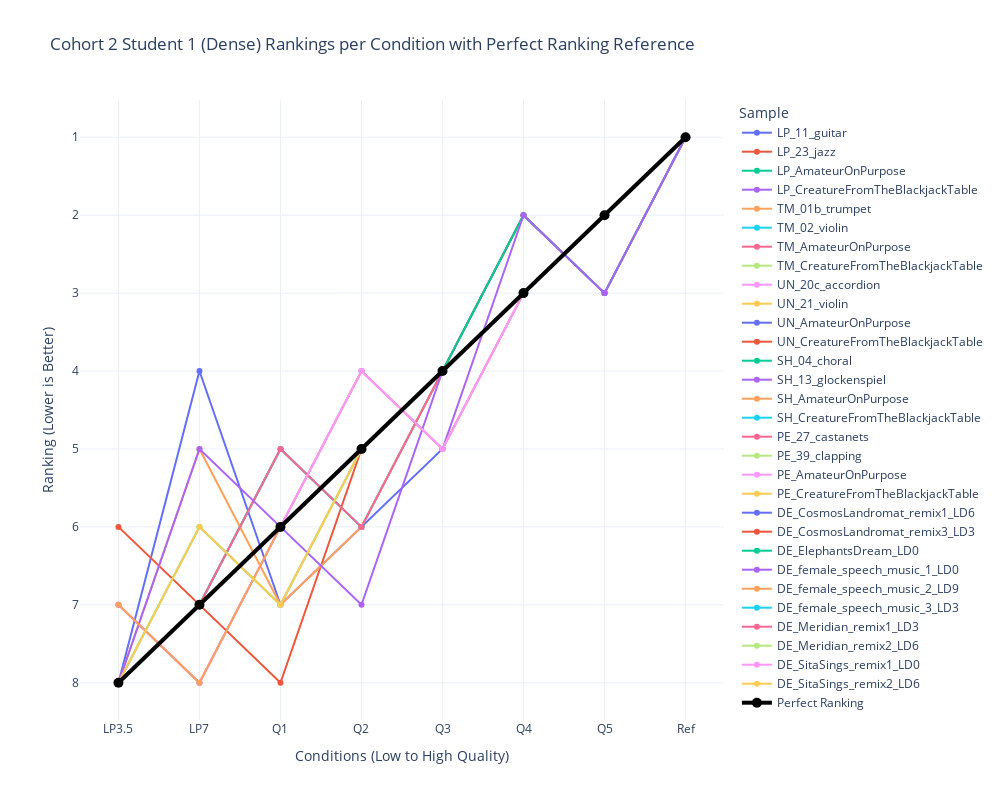

Source (notebook cell):
### Code cell
# Spaghetti plot for BSU2_1 rankings

# Reshape rankings data for Plotly
BSU2_1_rankings_df = pd.DataFrame(reversed_BSU2_1_rankings, columns=conditions)

BSU2_1_rankings_df['Sample'] = items

# Melt dataframe for better visualization
BSU2_1_rankings_df_melted = BSU2_1_rankings_df.melt(id_vars=['Sample'], var_name='Condition', value_name='Ranking')

BSU2_1_rankings_df_melted = pd.concat([BSU2_1_rankings_df_melted, perfect_df])

# Create plot
fig = px.line(BSU2_1_rankings_df_melted, x='Condition', y='Ranking', color='Sample', markers=True,
              title="Cohort 2 Student 1 (Dense) Rankings per Condition with Perfect Ranking Reference",
              labels={"Ranking": "Ranking (Lower is Better)", "Condition": "Conditions (Low to High Quality)"},
              template="plotly_white")

# Adjust figure dimensions
fig.update_layout(width=1000, height=800)

# Invert y-axis (lower ranks at top)
fig.update_yaxes(autorange="reversed")

# Modify the "Perfect Ranking" line to be more visible
fig.update_traces(
    selector=dict(name="Perfect Ranking"),
    line=dict(width=4, color='black'),
    marker=dict(size=10, color='black')
)

# Show figure
fig.show()

### Figure 1 — Plotly figure (JSON) as saved in the notebook; plotly's stock layout.template omitted (floating-point values rounded to 4 significant figures)
{"data": [{"hovertemplate": "Sample=LP_11_guitar<br>Conditions (Low to High Quality)=%{x}<br>Ranking (Lower is Better)=%{y}<extra></extra>", "legendgroup": "LP_11_guitar", "line": {"color": "#636efa", "dash": "solid"}, "marker": {"symbol": "circle"}, "mode": "lines+markers", "name": "LP_11_guitar", "orientation": "v", "showlegend": true, "type": "scatter", "x": ["LP3.5", "LP7", "Q1", "Q2", "Q3", "Q4", "Q5", "Ref"], "xaxis": "x", "y": [7, 8, 6, 5, 4, 2, 3, 1], "yaxis": "y"}, {"hovertemplate": "Sample=LP_23_jazz<br>Conditions (Low to High Quality)=%{x}<br>Ranking (Lower is Better)=%{y}<extra></extra>", "legendgroup": "LP_23_jazz", "line": {"color": "#EF553B", "dash": "solid"}, "marker": {"symbol": "circle"}, "mode": "lines+markers", "name": "LP_23_jazz", "orientation": "v", "showlegend": true, "type": "scatter", "x": ["LP3.5", "LP7", "Q1", "Q2", "Q3", "Q4", "Q5", "Ref"], "xaxis": "x", "y": [8, 7, 6, 5, 4, 2, 3, 1], "yaxis": "y"}, {"hovertemplate": "Sample=LP_AmateurOnPurpose<br>Conditions (Low to High Quality)=%{x}<br>Ranking (Lower is Better)=%{y}<extra></extra>", "legendgroup": "LP_AmateurOnPurpose", "line": {"color": "#00cc96", "dash": "solid"}, "marker": {"symbol": "circle"}, "mode": "lines+markers", "name": "LP_AmateurOnPurpose", "orientation": "v", "showlegend": true, "type": "scatter", "x": ["LP3.5", "LP7", "Q1", "Q2", "Q3", "Q4", "Q5", "Ref"], "xaxis": "x", "y": [8, 7, 6, 5, 4, 2, 3, 1], "yaxis": "y"}, {"hovertemplate": "Sample=LP_CreatureFromTheBlackjackTable<br>Conditions (Low to High Quality)=%{x}<br>Ranking (Lower is Better)=%{y}<extra></extra>", "legendgroup": "LP_CreatureFromTheBlackjackTable", "line": {"color": "#ab63fa", "dash": "solid"}, "marker": {"symbol": "circle"}, "mode": "lines+markers", "name": "LP_CreatureFromTheBlackjackTable", "orientation": "v", "showlegend": true, "type": "scatter", "x": ["LP3.5", "LP7", "Q1", "Q2", "Q3", "Q4", "Q5", "Ref"], "xaxis": "x", "y": [8, 7, 6, 4, 5, 2, 3, 1], "yaxis": "y"}, {"hovertemplate": "Sample=TM_01b_trumpet<br>Conditions (Low to High Quality)=%{x}<br>Ranking (Lower is Better)=%{y}<extra></extra>", "legendgroup": "TM_01b_trumpet", "line": {"color": "#FFA15A", "dash": "solid"}, "marker": {"symbol": "circle"}, "mode": "lines+markers", "name": "TM_01b_trumpet", "orientation": "v", "showlegend": true, "type": "scatter", "x": ["LP3.5", "LP7", "Q1", "Q2", "Q3", "Q4", "Q5", "Ref"], "xaxis": "x", "y": [8, 7, 6, 5, 4, 3, 2, 1], "yaxis": "y"}, {"hovertemplate": "Sample=TM_02_violin<br>Conditions (Low to High Quality)=%{x}<br>Ranking (Lower is Better)=%{y}<extra></extra>", "legendgroup": "TM_02_violin", "line": {"color": "#19d3f3", "dash": "solid"}, "marker": {"symbol": "circle"}, "mode": "lines+markers", "name": "TM_02_violin", "orientation": "v", "showlegend": true, "type": "scatter", "x": ["LP3.5", "LP7", "Q1", "Q2", "Q3", "Q4", "Q5", "Ref"], "xaxis": "x", "y": [8, 7, 5, 6, 4, 3, 2, 1], "yaxis": "y"}, {"hovertemplate": "Sample=TM_AmateurOnPurpose<br>Conditions (Low to High Quality)=%{x}<br>Ranking (Lower is Better)=%{y}<extra></extra>", "legendgroup": "TM_AmateurOnPurpose", "line": {"color": "#FF6692", "dash": "solid"}, "marker": {"symbol": "circle"}, "mode": "lines+markers", "name": "TM_AmateurOnPurpose", "orientation": "v", "showlegend": true, "type": "scatter", "x": ["LP3.5", "LP7", "Q1", "Q2", "Q3", "Q4", "Q5", "Ref"], "xaxis": "x", "y": [8, 7, 6, 5, 4, 3, 2, 1], "yaxis": "y"}, {"hovertemplate": "Sample=TM_CreatureFromTheBlackjackTable<br>Conditions (Low to High Quality)=%{x}<br>Ranking (Lower is Better)=%{y}<extra></extra>", "legendgroup": "TM_CreatureFromTheBlackjackTable", "line": {"color": "#B6E880", "dash": "solid"}, "marker": {"symbol": "circle"}, "mode": "lines+markers", "name": "TM_CreatureFromTheBlackjackTable", "orientation": "v", "showlegend": true, "type": "scatter", "x": ["LP3.5", "LP7", "Q1", "Q2", "Q3", "Q4", "Q5", "Ref"], "xaxis": "x", "y": [8, 7, 6, 5, 4, 3, 2, 1], "yaxis": "y"}, {"hovertemplate": "Sample=UN_20c_accordion<br>Conditions (Low to High Quality)=%{x}<br>Ranking (Lower is Better)=%{y}<extra></extra>", "legendgroup": "UN_20c_accordion", "line": {"color": "#FF97FF", "dash": "solid"}, "marker": {"symbol": "circle"}, "mode": "lines+markers", "name": "UN_20c_accordion", "orientation": "v", "showlegend": true, "type": "scatter", "x": ["LP3.5", "LP7", "Q1", "Q2", "Q3", "Q4", "Q5", "Ref"], "xaxis": "x", "y": [8, 7, 6, 5, 4, 3, 2, 1], "yaxis": "y"}, {"hovertemplate": "Sample=UN_21_violin<br>Conditions (Low to High Quality)=%{x}<br>Ranking (Lower is Better)=%{y}<extra></extra>", "legendgroup": "UN_21_violin", "line": {"color": "#FECB52", "dash": "solid"}, "marker": {"symbol": "circle"}, "mode": "lines+markers", "name": "UN_21_violin", "orientation": "v", "showlegend": true, "type": "scatter", "x": ["LP3.5", "LP7", "Q1", "Q2", "Q3", "Q4", "Q5", "Ref"], "xaxis": "x", "y": [8, 7, 6, 5, 4, 3, 2, 1], "yaxis": "y"}, {"hovertemplate": "Sample=UN_AmateurOnPurpose<br>Conditions (Low to High Quality)=%{x}<br>Ranking (Lower is Better)=%{y}<extra></extra>", "legendgroup": "UN_AmateurOnPurpose", "line": {"color": "#636efa", "dash": "solid"}, "marker": {"symbol": "circle"}, "mode": "lines+markers", "name": "UN_AmateurOnPurpose", "orientation": "v", "showlegend": true, "type": "scatter", "x": ["LP3.5", "LP7", "Q1", "Q2", "Q3", "Q4", "Q5", "Ref"], "xaxis": "x", "y": [8, 4, 7, 6, 5, 3, 2, 1], "yaxis": "y"}, {"hovertemplate": "Sample=UN_CreatureFromTheBlackjackTable<br>Conditions (Low to High Quality)=%{x}<br>Ranking (Lower is Better)=%{y}<extra></extra>", "legendgroup": "UN_CreatureFromTheBlackjackTable", "line": {"color": "#EF553B", "dash": "solid"}, "marker": {"symbol": "circle"}, "mode": "lines+markers", "name": "UN_CreatureFromTheBlackjackTable", "orientation": "v", "showlegend": true, "type": "scatter", "x": ["LP3.5", "LP7", "Q1", "Q2", "Q3", "Q4", "Q5", "Ref"], "xaxis": "x", "y": [6, 7, 8, 5, 4, 3, 2, 1], "yaxis": "y"}, {"hovertemplate": "Sample=SH_04_choral<br>Conditions (Low to High Quality)=%{x}<br>Ranking (Lower is Better)=%{y}<extra></extra>", "legendgroup": "SH_04_choral", "line": {"color": "#00cc96", "dash": "solid"}, "marker": {"symbol": "circle"}, "mode": "lines+markers", "name": "SH_04_choral", "orientation": "v", "showlegend": true, "type": "scatter", "x": ["LP3.5", "LP7", "Q1", "Q2", "Q3", "Q4", "Q5", "Ref"], "xaxis": "x", "y": [8, 7, 5, 6, 4, 3, 2, 1], "yaxis": "y"}, {"hovertemplate": "Sample=SH_13_glockenspiel<br>Conditions (Low to High Quality)=%{x}<br>Ranking (Lower is Better)=%{y}<extra></extra>", "legendgroup": "SH_13_glockenspiel", "line": {"color": "#ab63fa", "dash": "solid"}, "marker": {"symbol": "circle"}, "mode": "lines+markers", "name": "SH_13_glockenspiel", "orientation": "v", "showlegend": true, "type": "scatter", "x": ["LP3.5", "LP7", "Q1", "Q2", "Q3", "Q4", "Q5", "Ref"], "xaxis": "x", "y": [8, 7, 6, 5, 4, 3, 2, 1], "yaxis": "y"}, {"hovertemplate": "Sample=SH_AmateurOnPurpose<br>Conditions (Low to High Quality)=%{x}<br>Ranking (Lower is Better)=%{y}<extra></extra>", "legendgroup": "SH_AmateurOnPurpose", "line": {"color": "#FFA15A", "dash": "solid"}, "marker": {"symbol": "circle"}, "mode": "lines+markers", "name": "SH_AmateurOnPurpose", "orientation": "v", "showlegend": true, "type": "scatter", "x": ["LP3.5", "LP7", "Q1", "Q2", "Q3", "Q4", "Q5", "Ref"], "xaxis": "x", "y": [8, 5, 7, 6, 4, 3, 2, 1], "yaxis": "y"}, {"hovertemplate": "Sample=SH_CreatureFromTheBlackjackTable<br>Conditions (Low to High Quality)=%{x}<br>Ranking (Lower is Better)=%{y}<extra></extra>", "legendgroup": "SH_CreatureFromTheBlackjackTable", "line": {"color": "#19d3f3", "dash": "solid"}, "marker": {"symbol": "circle"}, "mode": "lines+markers", "name": "SH_CreatureFromTheBlackjackTable", "orientation": "v", "showlegend": true, "type": "scatter", "x": ["LP3.5", "LP7", "Q1", "Q2", "Q3", "Q4", "Q5", "Ref"], "xaxis": "x", "y": [8, 6, 7, 5, 4, 3, 2, 1], "yaxis": "y"}, {"hovertemplate": "Sample=PE_27_castanets<br>Conditions (Low to High Quality)=%{x}<br>Ranking (Lower is Better)=%{y}<extra></extra>", "legendgroup": "PE_27_castanets", "line": {"color": "#FF6692", "dash": "solid"}, "marker": {"symbol": "circle"}, "mode": "lines+markers", "name": "PE_27_castanets", "orientation": "v", "showlegend": true, "type": "scatter", "x": ["LP3.5", "LP7", "Q1", "Q2", "Q3", "Q4", "Q5", "Ref"], "xaxis": "x", "y": [8, 7, 5, 6, 4, 3, 2, 1], "yaxis": "y"}, {"hovertemplate": "Sample=PE_39_clapping<br>Conditions (Low to High Quality)=%{x}<br>Ranking (Lower is Better)=%{y}<extra></extra>", "legendgroup": "PE_39_clapping", "line": {"color": "#B6E880", "dash": "solid"}, "marker": {"symbol": "circle"}, "mode": "lines+markers", "name": "PE_39_clapping", "orientation": "v", "showlegend": true, "type": "scatter", "x": ["LP3.5", "LP7", "Q1", "Q2", "Q3", "Q4", "Q5", "Ref"], "xaxis": "x", "y": [8, 7, 6, 5, 4, 3, 2, 1], "yaxis": "y"}, {"hovertemplate": "Sample=PE_AmateurOnPurpose<br>Conditions (Low to High Quality)=%{x}<br>Ranking (Lower is Better)=%{y}<extra></extra>", "legendgroup": "PE_AmateurOnPurpose", "line": {"color": "#FF97FF", "dash": "solid"}, "marker": {"symbol": "circle"}, "mode": "lines+markers", "name": "PE_AmateurOnPurpose", "orientation": "v", "showlegend": true, "type": "scatter", "x": ["LP3.5", "LP7", "Q1", "Q2", "Q3", "Q4", "Q5", "Ref"], "xaxis": "x", "y": [7, 8, 6, 4, 5, 3, 2, 1], "yaxis": "y"}, {"hovertemplate": "Sample=PE_CreatureFromTheBlackjackTable<br>Conditions (Low to High Quality)=%{x}<br>Ranking (Lower is Better)=%{y}<extra></extra>", "legendgroup": "PE_CreatureFromTheBlackjackTable", "line": {"color": "#FECB52", "dash": "solid"}, "marker": {"symbol": "circle"}, "mode": "lines+markers", "name": "PE_CreatureFromTheBlackjackTable", "orientation": "v", "showlegend": true, "type": "scatter", "x": ["LP3.5", "LP7", "Q1", "Q2", "Q3", "Q4", "Q5", "Ref"], "xaxis": "x", "y": [8, 7, 6, 5, 4, 3, 2, 1], "yaxis": "y"}, {"hovertemplate": "Sample=DE_CosmosLandromat_remix1_LD6<br>Conditions (Low to High Quality)=%{x}<br>Ranking (Lower is Better)=%{y}<extra></extra>", "legendgroup": "DE_CosmosLandromat_remix1_LD6", "line": {"color": "#636efa", "dash": "solid"}, "marker": {"symbol": "circle"}, "mode": "lines+markers", "name": "DE_CosmosLandromat_remix1_LD6", "orientation": "v", "showlegend": true, "type": "scatter", "x": ["LP3.5", "LP7", "Q1", "Q2", "Q3", "Q4", "Q5", "Ref"], "xaxis": "x", "y": [8, 7, 6, 5, 4, 3, 2, 1], "yaxis": "y"}, {"hovertemplate": "Sample=DE_CosmosLandromat_remix3_LD3<br>Conditions (Low to High Quality)=%{x}<br>Ranking (Lower is Better)=%{y}<extra></extra>", "legendgroup": "DE_CosmosLandromat_remix3_LD3", "line": {"color": "#EF553B", "dash": "solid"}, "marker": {"symbol": "circle"}, "mode": "lines+markers", "name": "DE_CosmosLandromat_remix3_LD3", "orientation": "v", "showlegend": true, "type": "scatter", "x": ["LP3.5", "LP7", "Q1", "Q2", "Q3", "Q4", "Q5", "Ref"], "xaxis": "x", "y": [8, 7, 6, 5, 4, 3, 2, 1], "yaxis": "y"}, {"hovertemplate": "Sample=DE_ElephantsDream_LD0<br>Conditions (Low to High Quality)=%{x}<br>Ranking (Lower is Better)=%{y}<extra></extra>", "legendgroup": "DE_ElephantsDream_LD0", "line": {"color": "#00cc96", "dash": "solid"}, "marker": {"symbol": "circle"}, "mode": "lines+markers", "name": "DE_ElephantsDream_LD0", "orientation": "v", "showlegend": true, "type": "scatter", "x": ["LP3.5", "LP7", "Q1", "Q2", "Q3", "Q4", "Q5", "Ref"], "xaxis": "x", "y": [8, 7, 6, 5, 4, 3, 2, 1], "yaxis": "y"}, {"hovertemplate": "Sample=DE_female_speech_music_1_LD0<br>Conditions (Low to High Quality)=%{x}<br>Ranking (Lower is Better)=%{y}<extra></extra>", "legendgroup": "DE_female_speech_music_1_LD0", "line": {"color": "#ab63fa", "dash": "solid"}, "marker": {"symbol": "circle"}, "mode": "lines+markers", "name": "DE_female_speech_music_1_LD0", "orientation": "v", "showlegend": true, "type": "scatter", "x": ["LP3.5", "LP7", "Q1", "Q2", "Q3", "Q4", "Q5", "Ref"], "xaxis": "x", "y": [8, 5, 6, 7, 4, 3, 2, 1], "yaxis": "y"}, {"hovertemplate": "Sample=DE_female_speech_music_2_LD9<br>Conditions (Low to High Quality)=%{x}<br>Ranking (Lower is Better)=%{y}<extra></extra>", "legendgroup": "DE_female_speech_music_2_LD9", "line": {"color": "#FFA15A", "dash": "solid"}, "marker": {"symbol": "circle"}, "mode": "lines+markers", "name": "DE_female_speech_music_2_LD9", "orientation": "v", "showlegend": true, "type": "scatter", "x": ["LP3.5", "LP7", "Q1", "Q2", "Q3", "Q4", "Q5", "Ref"], "xaxis": "x", "y": [7, 8, 6, 4, 5, 3, 2, 1], "yaxis": "y"}, {"hovertemplate": "Sample=DE_female_speech_music_3_LD3<br>Conditions (Low to High Quality)=%{x}<br>Ranking (Lower is Better)=%{y}<extra></extra>", "legendgroup": "DE_female_speech_music_3_LD3", "line": {"color": "#19d3f3", "dash": "solid"}, "marker": {"symbol": "circle"}, "mode": "lines+markers", "name": "DE_female_speech_music_3_LD3", "orientation": "v", "showlegend": true, "type": "scatter", "x": ["LP3.5", "LP7", "Q1", "Q2", "Q3", "Q4", "Q5", "Ref"], "xaxis": "x", "y": [8, 7, 6, 5, 4, 3, 2, 1], "yaxis": "y"}, {"hovertemplate": "Sample=DE_Meridian_remix1_LD3<br>Conditions (Low to High Quality)=%{x}<br>Ranking (Lower is Better)=%{y}<extra></extra>", "legendgroup": "DE_Meridian_remix1_LD3", "line": {"color": "#FF6692", "dash": "solid"}, "marker": {"symbol": "circle"}, "mode": "lines+markers", "name": "DE_Meridian_remix1_LD3", "orientation": "v", "showlegend": true, "type": "scatter", "x": ["LP3.5", "LP7", "Q1", "Q2", "Q3", "Q4", "Q5", "Ref"], "xaxis": "x", "y": [8, 7, 6, 5, 4, 3, 2, 1], "yaxis": "y"}, {"hovertemplate": "Sample=DE_Meridian_remix2_LD6<br>Conditions (Low to High Quality)=%{x}<br>Ranking (Lower is Better)=%{y}<extra></extra>", "legendgroup": "DE_Meridian_remix2_LD6", "line": {"color": "#B6E880", "dash": "solid"}, "marker": {"symbol": "circle"}, "mode": "lines+markers", "name": "DE_Meridian_remix2_LD6", "orientation": "v", "showlegend": true, "type": "scatter", "x": ["LP3.5", "LP7", "Q1", "Q2", "Q3", "Q4", "Q5", "Ref"], "xaxis": "x", "y": [8, 6, 7, 5, 4, 3, 2, 1], "yaxis": "y"}, {"hovertemplate": "Sample=DE_SitaSings_remix1_LD0<br>Conditions (Low to High Quality)=%{x}<br>Ranking (Lower is Better)=%{y}<extra></extra>", "legendgroup": "DE_SitaSings_remix1_LD0", "line": {"color": "#FF97FF", "dash": "solid"}, "marker": {"symbol": "circle"}, "mode": "lines+markers", "name": "DE_SitaSings_remix1_LD0", "orientation": "v", "showlegend": true, "type": "scatter", "x": ["LP3.5", "LP7", "Q1", "Q2", "Q3", "Q4", "Q5", "Ref"], "xaxis": "x", "y": [8, 7, 6, 4, 5, 3, 2, 1], "yaxis": "y"}, {"hovertemplate": "Sample=DE_SitaSings_remix2_LD6<br>Conditions (Low to High Quality)=%{x}<br>Ranking (Lower is Better)=%{y}<extra></extra>", "legendgroup": "DE_SitaSings_remix2_LD6", "line": {"color": "#FECB52", "dash": "solid"}, "marker": {"symbol": "circle"}, "mode": "lines+markers", "name": "DE_SitaSings_remix2_LD6", "orientation": "v", "showlegend": true, "type": "scatter", "x": ["LP3.5", "LP7", "Q1", "Q2", "Q3", "Q4", "Q5", "Ref"], "xaxis": "x", "y": [8, 6, 7, 5, 4, 3, 2, 1], "yaxis": "y"}, {"hovertemplate": "Sample=Perfect Ranking<br>Conditions (Low to High Quality)=%{x}<br>Ranking (Lower is Better)=%{y}<extra></extra>", "legendgroup": "Perfect Ranking", "line": {"color": "black", "dash": "solid", "width": 4}, "marker": {"color": "black", "size": 10, "symbol": "circle"}, "mode": "lines+markers", "name": "Perfect Ranking", "orientation": "v", "showlegend": true, "type": "scatter", "x": ["LP3.5", "LP7", "Q1", "Q2", "Q3", "Q4", "Q5", "Ref"], "xaxis": "x", "y": [8, 7, 6, 5, 4, 3, 2, 1], "yaxis": "y"}], "layout": {"height": 800, "legend": {"title": {"text": "Sample"}, "tracegroupgap": 0}, "title": {"text": "Cohort 2 Student 1 (Dense) Rankings per Condition with Perfect Ranking Reference"}, "width": 1000, "xaxis": {"anchor": "y", "domain": [0, 1], "title": {"text": "Conditions (Low to High Quality)"}}, "yaxis": {"anchor": "x", "autorange": "reversed", "domain": [0, 1], "title": {"text": "Ranking (Lower is Better)"}}}}
